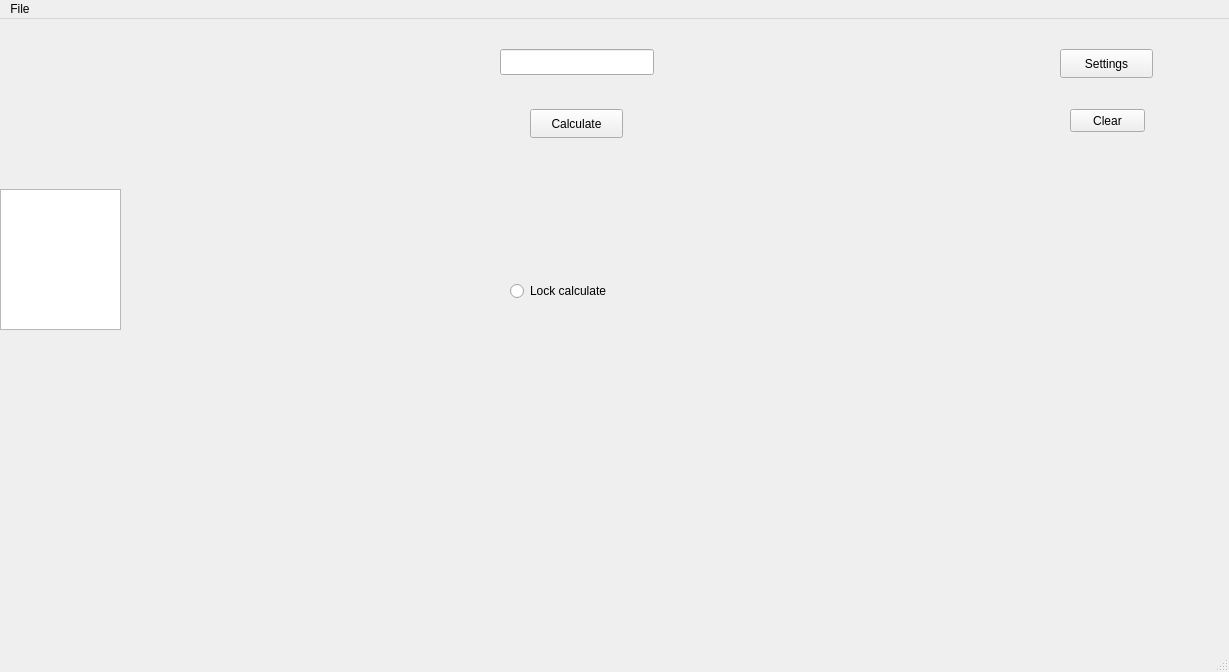
<?xml version="1.0" encoding="UTF-8"?>
<ui version="4.0">
 <class>MainWindow</class>
 <widget class="QMainWindow" name="MainWindow">
  <property name="geometry">
   <rect>
    <x>0</x>
    <y>0</y>
    <width>1229</width>
    <height>672</height>
   </rect>
  </property>
  <property name="windowTitle">
   <string>MainWindow</string>
  </property>
  <widget class="QWidget" name="centralwidget">
   <widget class="QPushButton" name="button">
    <property name="geometry">
     <rect>
      <x>1070</x>
      <y>90</y>
      <width>75</width>
      <height>23</height>
     </rect>
    </property>
    <property name="text">
     <string>Clear</string>
    </property>
   </widget>
   <widget class="QLineEdit" name="lineEdit">
    <property name="geometry">
     <rect>
      <x>500</x>
      <y>30</y>
      <width>154</width>
      <height>26</height>
     </rect>
    </property>
   </widget>
   <widget class="QPushButton" name="calculateButton">
    <property name="geometry">
     <rect>
      <x>530</x>
      <y>90</y>
      <width>93</width>
      <height>29</height>
     </rect>
    </property>
    <property name="text">
     <string>Calculate</string>
    </property>
   </widget>
   <widget class="QLabel" name="labelAcos">
    <property name="geometry">
     <rect>
      <x>130</x>
      <y>190</y>
      <width>221</width>
      <height>21</height>
     </rect>
    </property>
   </widget>
   <widget class="QLabel" name="labelAsin">
    <property name="geometry">
     <rect>
      <x>130</x>
      <y>170</y>
      <width>161</width>
      <height>20</height>
     </rect>
    </property>
   </widget>
   <widget class="QLabel" name="labelAtan">
    <property name="geometry">
     <rect>
      <x>130</x>
      <y>210</y>
      <width>181</width>
      <height>21</height>
     </rect>
    </property>
   </widget>
   <widget class="QLabel" name="labelAcot">
    <property name="geometry">
     <rect>
      <x>130</x>
      <y>230</y>
      <width>151</width>
      <height>20</height>
     </rect>
    </property>
   </widget>
   <widget class="QListView" name="listView">
    <property name="geometry">
     <rect>
      <x>0</x>
      <y>170</y>
      <width>121</width>
      <height>141</height>
     </rect>
    </property>
   </widget>
   <widget class="QPushButton" name="settingsButton">
    <property name="geometry">
     <rect>
      <x>1060</x>
      <y>30</y>
      <width>93</width>
      <height>29</height>
     </rect>
    </property>
    <property name="text">
     <string>Settings</string>
    </property>
   </widget>
   <widget class="QRadioButton" name="radioButton">
    <property name="geometry">
     <rect>
      <x>510</x>
      <y>260</y>
      <width>131</width>
      <height>24</height>
     </rect>
    </property>
    <property name="text">
     <string>Lock calculate</string>
    </property>
    <property name="checked">
     <bool>false</bool>
    </property>
   </widget>
  </widget>
  <widget class="QMenuBar" name="menubar">
   <property name="geometry">
    <rect>
     <x>0</x>
     <y>0</y>
     <width>1229</width>
     <height>26</height>
    </rect>
   </property>
   <widget class="QMenu" name="menuFile">
    <property name="title">
     <string>File</string>
    </property>
    <addaction name="actionExit"/>
   </widget>
   <addaction name="menuFile"/>
  </widget>
  <widget class="QStatusBar" name="statusbar"/>
  <action name="actionExit">
   <property name="text">
    <string>&amp;Exit</string>
   </property>
  </action>
 </widget>
 <resources/>
 <connections/>
</ui>
